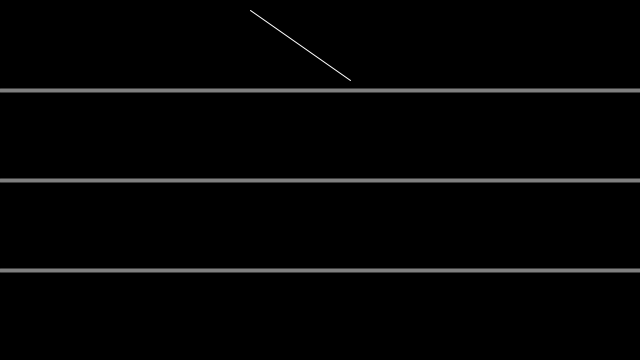
Frame 1 (no input)
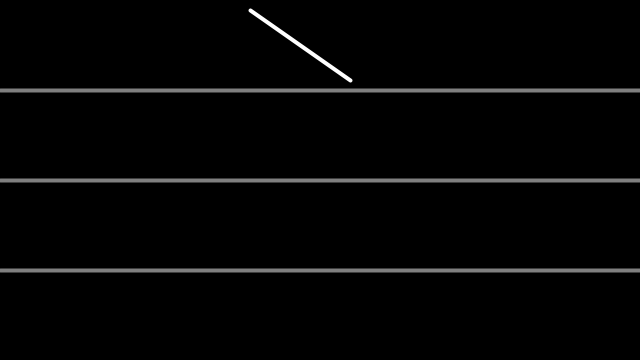
Frame 60 (the mouse pressed at the canvas centre just before this capture)
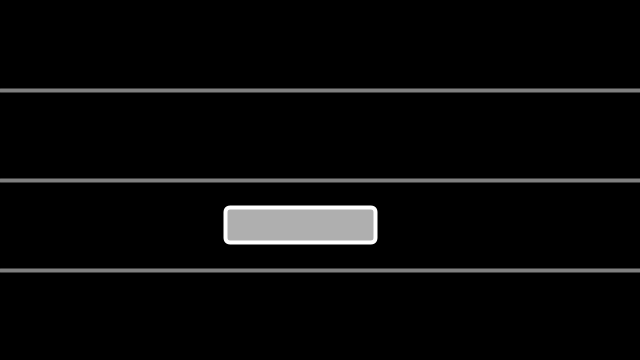
Frame 120 (the mouse held since frame 60 and released just before this capture)

The Processing sketch that drew these frames (run headless with seeded random() and noise(); from frame 60 on, the mouse is pressed at the canvas centre):

// Processing sketch: four_sections
// ── four_sections.pde
void setup() {
  size(640, 360);
}

void draw() {
  background(0);
  stroke(255);
  fill(175);
  rectMode(CENTER);

  //Check the mouseY position to determine what's displayed!
  //Draw each shape within the row that evaluates to true
  if (mouseY < 90) {
    line(250, 45-35, 350, 45+35);
  } else if (mouseY < 180) {
    square(300, 135, 70);
  } else if(mouseY < 270){
    rect(300, 225, 150, 35, 5); 
  }else {
    circle(300, 315, 70);
  }

  stroke(127);
  strokeWeight(4);
  
  //Draw horizontal lines
  line(0, 90, width, 90);
  line(0, 180, width, 180);
  line(0, 270, width, 270);
}
